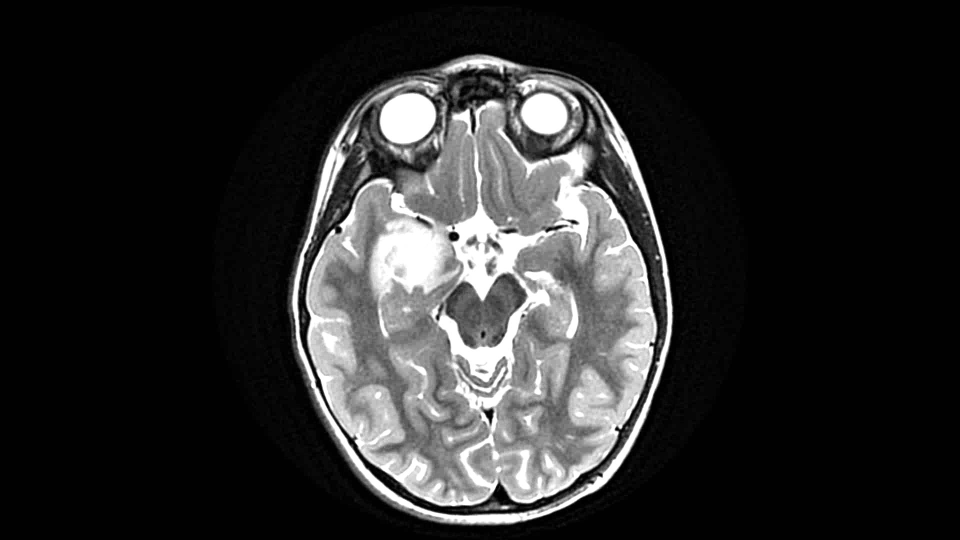
#> input picture Lab2/1.jpg, 1920 x 1080 px (shown at 1/2 size)
$ python noise_metrics.py   (older library calls are emulated)
#> lines starting #> are read from the running program, lines starting #| are printed output that depends on the picture; long printed decimals are rounded
import numpy as np
import matplotlib.pyplot as plt
import math
from skimage.color import rgb2gray
from skimage.measure import compare_ssim


def mean_square_error(image1, image2):
    return np.sum(absdiff(image1, image2) ** 2) / image1.size


def peak_absolute_error(image1, image2):
    return np.amax(absdiff(image1, image2))


def absdiff(image1, image2):
    return np.fabs(image1.astype(np.int16) - image2.astype(np.int16)).astype(np.uint8)


def structural_similarity_index(image1, image2):
    return compare_ssim(image1, image2, multichannel=True)


def peak_signal_to_noise_ratio(image1, image2):
    return 10 * math.log10(255 ** 2 / mean_square_error(image1, image2))


def gaussian_noise(image, mean, std):
    image_noisy = image.astype(np.int16) + np.random.normal(mean, std, image.shape).astype(np.int16)
    return np.clip(image_noisy, 0, 255).astype(np.uint8)


def quality_metrics(image1, image2):
    images = image1, image2
    return {
        'Peak Absolute Error': peak_absolute_error(*images),
        'Mean Square Error': mean_square_error(*images),
        'Peak Signal-to-Noise Ratio': peak_signal_to_noise_ratio(*images),
        'Structural Similarity Index': structural_similarity_index(*images),
    }


def ex1_1():
    head_perfect = plt.imread('1.jpg').astype(np.uint8)
    head_disrupted = plt.imread('3.jpg').astype(np.uint8)
    heads = head_perfect, head_disrupted
    plt.subplot(311)
    plt.imshow(head_perfect, cmap='gray')
    plt.subplot(312)
    plt.imshow(head_disrupted, cmap='gray')
    plt.subplot(313)
    plt.imshow(absdiff(*heads), cmap='gray')
    print(quality_metrics(*heads))
    plt.show()


def ex1_2():
    mean = 0.0
    stds = [5.0, 30.0, 100.0, 500.0]
    head_perfect = plt.imread('1.jpg').astype(np.uint8)
#> head_perfect is the input picture: shape (1080, 1920, 3); min 0, max 255, mean 43.4
    for n, std in enumerate(stds):
        head_noisy = gaussian_noise(head_perfect, mean, std)
        plt.subplot(220 + n + 1)
        plt.imshow(head_noisy)
        print(quality_metrics(head_perfect, head_noisy))
#> this loop made 4 passes
#| {'Peak Absolute Error': 24, 'Mean Square Error': 14.073, 'Peak Signal-to-Noise Ratio': 36.647, 'Structural Similarity Index': 0.8037}
#| {'Peak Absolute Error': 152, 'Mean Square Error': 61.914, 'Peak Signal-to-Noise Ratio': 30.213, 'Structural Similarity Index': 0.1453}
#| {'Peak Absolute Error': 255, 'Mean Square Error': 67.512, 'Peak Signal-to-Noise Ratio': 29.837, 'Structural Similarity Index': 0.03309}
#| {'Peak Absolute Error': 255, 'Mean Square Error': 46.416, 'Peak Signal-to-Noise Ratio': 31.464, 'Structural Similarity Index': 0.005414}
#> pass 1, in gaussian_noise, `image_noisy = image.astype(np.int16) + np.random.normal(mean, std, ima..`:
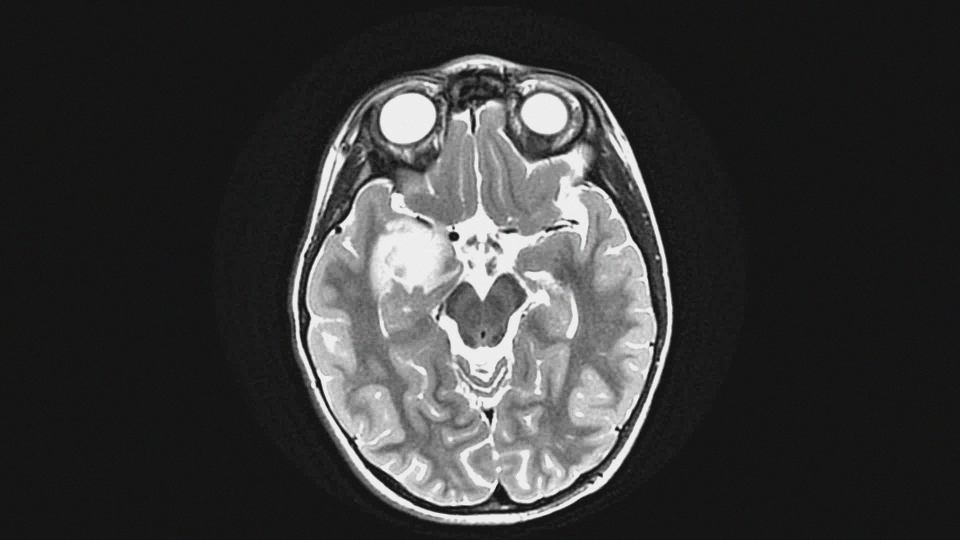
#> image_noisy: shape (1080, 1920, 3) int16 (shown at 1/2 size); mean R, G, B 43.4, 43.4, 43.4; drawn with min black and max white
#> pass 2, in gaussian_noise (call 2), `image_noisy = image.astype(np.int16) + np.random.normal(mean, std, ima..`:
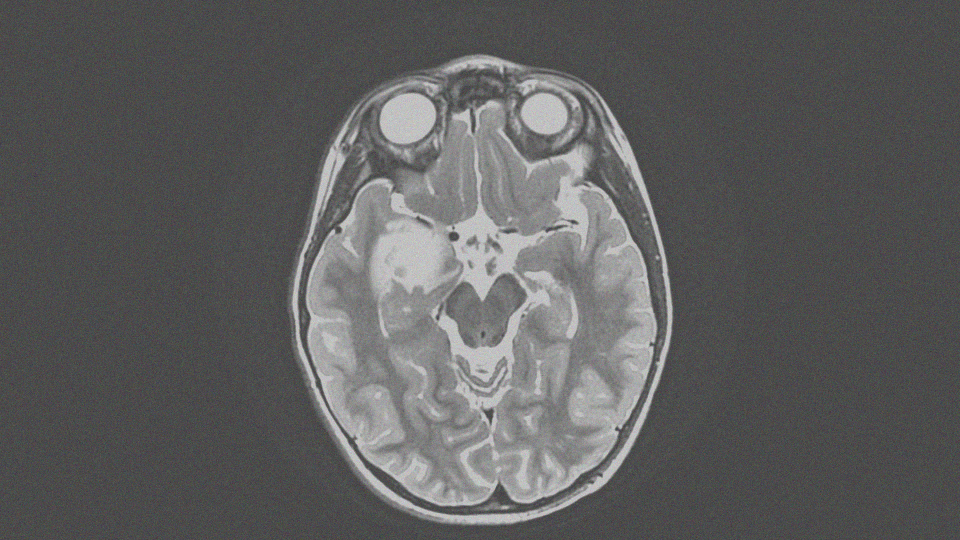
#> image_noisy: shape (1080, 1920, 3) int16 (shown at 1/2 size); mean R, G, B 43.4, 43.4, 43.3; drawn with min black and max white
    plt.show()
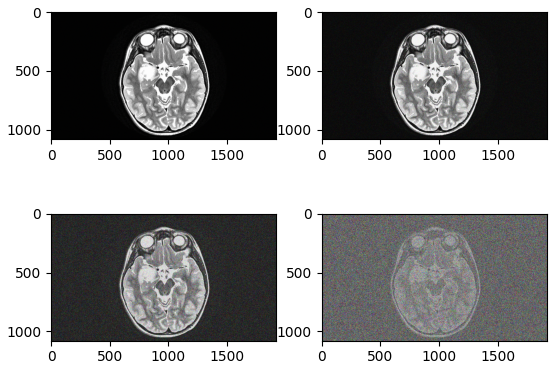
#> figure drawn by matplotlib, 4 panels


def ex2():
    raise 'Hard to do in Python, consider using matlab.engine'


if __name__ == '__main__':
    ex1_2()

$ run again, with Lab2/2.jpg copied over Lab2/1.jpg
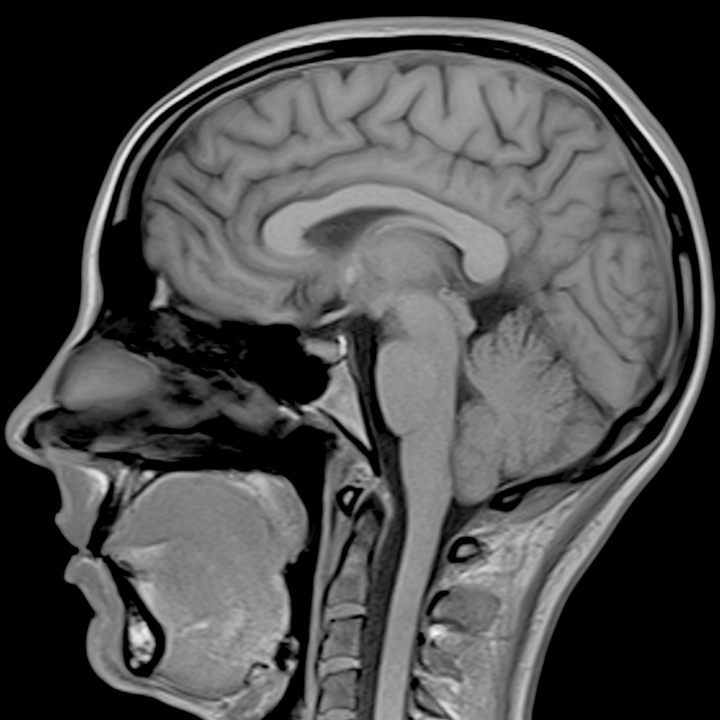
#> input picture Lab2/2.jpg, 720 x 720 px
#> in ex1_2, head_perfect is the input picture: shape (720, 720); min 0, max 253, mean 74.8
#> the loop in ex1_2, `for n, std in enumerate(stds):` made 4 passes
#| {'Peak Absolute Error': 23, 'Mean Square Error': 17.426, 'Peak Signal-to-Noise Ratio': 35.719, 'Structural Similarity Index': 0.7958}
#| {'Peak Absolute Error': 141, 'Mean Square Error': 79.916, 'Peak Signal-to-Noise Ratio': 29.104, 'Structural Similarity Index': 0.1895}
#| {'Peak Absolute Error': 255, 'Mean Square Error': 85.783, 'Peak Signal-to-Noise Ratio': 28.797, 'Structural Similarity Index': 0.04176}
#| {'Peak Absolute Error': 255, 'Mean Square Error': 70.239, 'Peak Signal-to-Noise Ratio': 29.665, 'Structural Similarity Index': 0.01003}
#> pass 1, in gaussian_noise, `image_noisy = image.astype(np.int16) + np.random.normal(mean, std, ima..`:
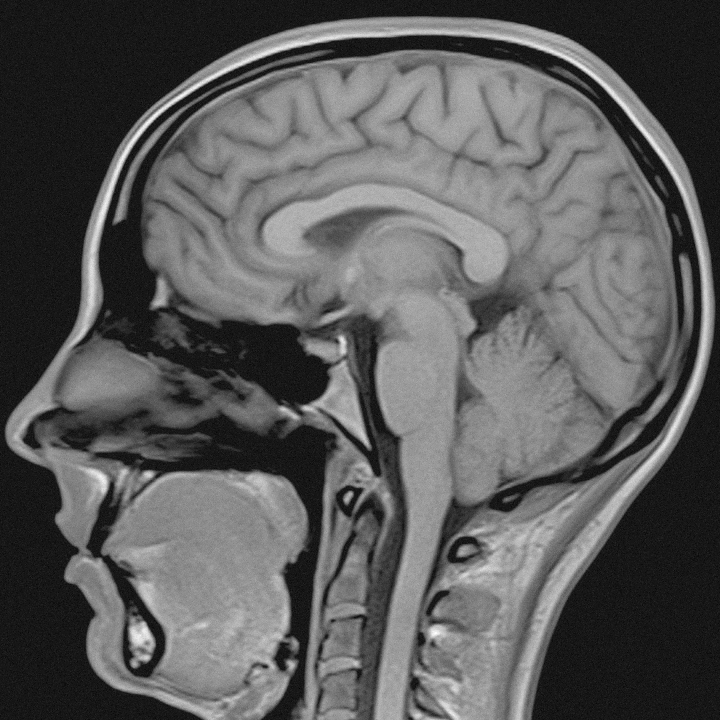
#> image_noisy: shape (720, 720) int16; min -25, max 253, mean 74.8; drawn with min black and max white
#> in ex1_2, `plt.show()`:
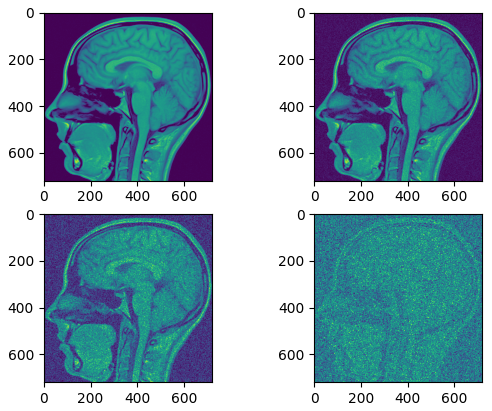
#> figure drawn by matplotlib, 4 panels
